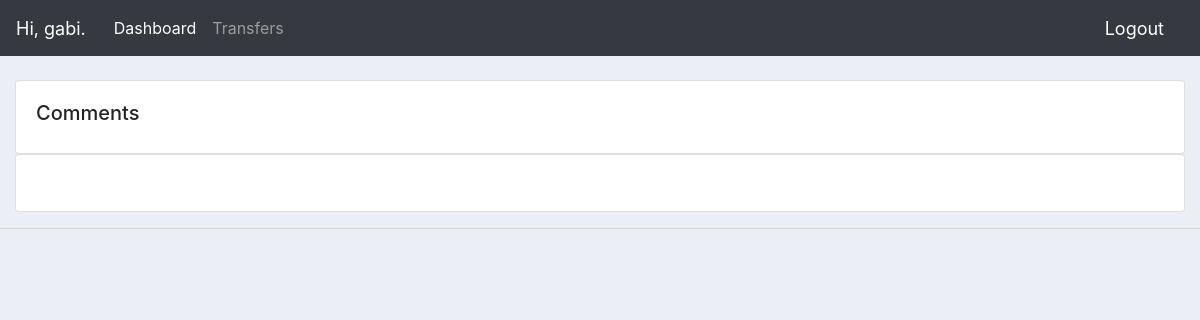
Page /comments/ (signed in) on the earlier database version.
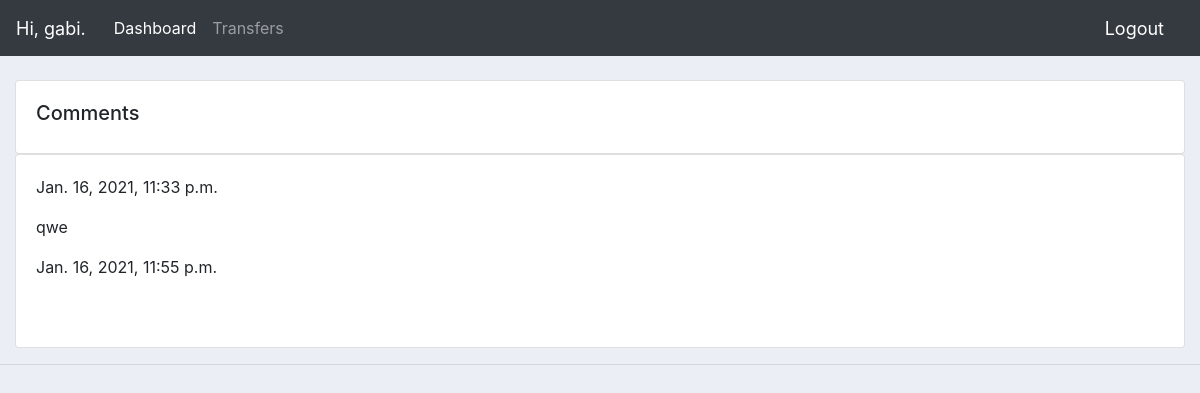
Same page on the later database version.
### accounts/models.py (models this page shows, shortened)
class Comment(models.Model):
    matter = models.CharField(max_length=200, null=True)
    date_created = models.DateTimeField(auto_now=True, null=True)

### accounts/views.py (the view)
# urls.py: path('comments/', views.comments, name="comments")
@login_required(login_url='login')
def comments(request):
    my_comments = Comment.objects.all()
    return render(request, 'accounts/comments.html', {'comments': my_comments})

### accounts/templates/accounts/comments.html
{%  extends 'accounts/main.html' %}
{% block content %}
<br>
<div class="row">
    <div class="col-md">
        <div class="card card-body">
            <h5>Comments</h5>
        </div>
        <div class="card card-body">
            <table class="table">
                {% for i in comments %}
                    <p>{{i.date_created}}</p>
                    <p>{{i.matter | safe }}</p>
                {% endfor %}
            </table>
        </div>
    </div>
</div>
{% endblock content %}

### accounts/templates/accounts/main.html (shortened to what this page needs)
{% load static %}
<!DOCTYPE html>
<html>
<head>
	<link rel="stylesheet" href="https://stackpath.bootstrapcdn.com/bootstrap/4.3.1/css/bootstrap.min.css">
	<link rel="stylesheet" type="text/css" href="{% static '/css/main.css' %}">
</head>
<body>
	{%  include 'accounts/navbar.html' %}
	<div class="container-fluid">
	{% block content %}
	{% endblock %}
    </div>
	<hr>
</body>
</html>

### accounts/templates/accounts/navbar.html (shortened to what this page needs)
{% load static %}
<nav class="navbar navbar-expand-lg navbar-dark bg-dark">
    <span class="hello-msg">Hi, {{request.user}}.</span>
    <div class="collapse navbar-collapse" id="navbarNav">
        <ul class="navbar-nav">
            <li class="nav-item active">
                <a class="nav-link" href="{% url 'home' %}">Dashboard</a>
            </li>
            <li class="nav-item">
                <a class="nav-link" href="{% url 'products' %}">Transfers</a>
            </li>
        </ul>
    </div>
    <span ><a class="hello-msg" href="{% url 'logout' %}">Logout</a></span>
</nav>

### static/css/main.css (style rules this page uses)
body { background-color: #ebeff5; }

### accounts/templates/accounts/navbar.html (style rules this page uses)
.hello-msg { font-size: 18px; color: white; margin-right: 20px; }

Differences in the rows shown:
added Comment: date_created "Jan. 16, 2021, 11:33 p.m.", matter "qwe"
added Comment: date_created "Jan. 16, 2021, 11:55 p.m."
